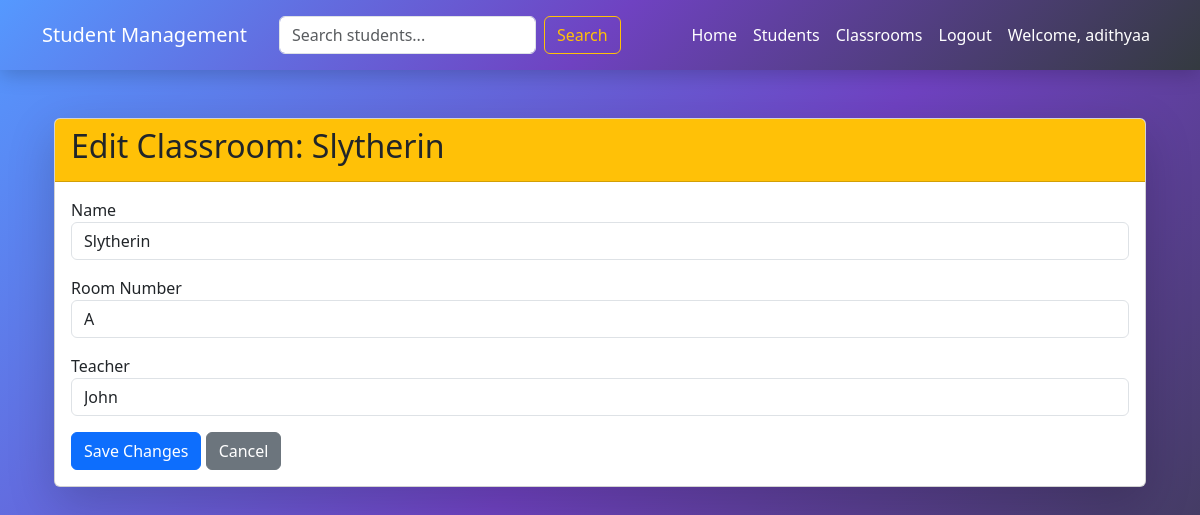
Page /base/classrooms/edit/3/ (signed in) on the committed database.
### base/models.py (models this page shows, shortened)
class Classroom(models.Model):
    name = models.CharField(max_length=100)
    teacher = models.ForeignKey(Teacher, on_delete=models.SET_NULL, null=True, blank=True, related_name='classrooms')  # Fix here
    room_number = models.CharField(max_length=50, default="Unknown")

class Teacher(models.Model):
    name = models.CharField(max_length=150)
    email = models.EmailField(unique=True)
    phone_number = models.CharField(max_length=15)
    hire_date = models.DateField(null=True, blank=True)

### base/views.py (the view, shortened to what this page needs)
# urls.py: path('classrooms/edit/<int:classroom_id>/', views.edit_classroom, name='edit_classroom'),
@login_required
def edit_classroom(request, classroom_id):
    classroom = get_object_or_404(Classroom, id=classroom_id)
    teachers = Teacher.objects.all()
    return render(request, 'base/edit_classroom.html', {'classroom': classroom, 'teachers': teachers})

### base/templates/base/edit_classroom.html (shortened to what this page needs)
{% extends 'base/base.html' %}
{% block content %}
<div class="container mt-5">
    <div class="card shadow-lg">
        <div class="card-header bg-warning text-dark">
            <h2>Edit Classroom: {{ classroom.name }}</h2>
        </div>
        <div class="card-body">
            <form method="POST">
                <div class="mb-3">
                    <label>Name</label>
                    <input type="text" name="name" class="form-control" value="{{ classroom.name }}" required>
                </div>
                <div class="mb-3">
                    <label>Room Number</label>
                    <input type="text" name="room_number" class="form-control" value="{{ classroom.room_number }}" required>
                </div>
                <div class="mb-3">
                    <label>Teacher</label>
                    <select name="teacher" class="form-control" required>
                        {% for teacher in teachers %}
                            <option value="{{ teacher.id }}" {% if teacher.id == classroom.teacher.id %}selected{% endif %}>{{ teacher.name }}</option>
                        {% endfor %}
                    </select>
                </div>
                <button type="submit" class="btn btn-primary">Save Changes</button>
                <a href="{% url 'classroom_list' %}" class="btn btn-secondary">Cancel</a>
            </form>
        </div>
    </div>
</div>
{% endblock %}

### base/templates/base/base.html (shortened to what this page needs)
<!DOCTYPE html>
<html lang="en">
<head>
    <link rel="stylesheet" href="https://cdn.jsdelivr.net/npm/bootstrap@5.3.0/dist/css/bootstrap.min.css">
</head>
<body>
    <nav class="navbar navbar-expand-lg navbar-dark">
        <div class="container">
            <a class="navbar-brand" href="{% url 'home' %}">Student Management</a>
            <form class="d-flex ms-3" method="GET" action="{% url 'student_list' %}">
                <input class="form-control me-2" type="search" name="q" placeholder="Search students..." value="{{ request.GET.q }}">
                <button class="btn btn-outline-warning" type="submit">Search</button>
            </form>
            <div class="collapse navbar-collapse" id="navbarNav">
                <ul class="navbar-nav ms-auto">
                    {% if user.is_authenticated %}
                        <li class="nav-item"><a class="nav-link" href="{% url 'home' %}">Home</a></li>
                        <li class="nav-item"><a class="nav-link" href="{% url 'student_list' %}">Students</a></li>
                        <li class="nav-item"><a class="nav-link" href="{% url 'classroom_list' %}">Classrooms</a></li>
                        <li class="nav-item"><a class="nav-link" href="{% url 'logout' %}">Logout</a></li>
                        <li class="nav-item">
                            <span class="nav-link">Welcome, {{ user.username }}</span>
                        </li>
                    {% else %}
                        <li class="nav-item"><a class="nav-link" href="{% url 'login' %}">Login</a></li>
                    {% endif %}
                </ul>
            </div>
        </div>
    </nav>
    <div class="container mt-4">
        {% block content %}
        {% endblock %}
    </div>
</body>
</html>

### base/templates/base/base.html (style rules this page uses)
html, body { height: 100%; margin: 0; padding: 0; }
body { background: linear-gradient(135deg, #5599ff 0%, #6f42c1 50%, #343a40 100%); font-family: 'Segoe UI', sans-serif; background-attachment: fixed; background-repeat: no-repeat; background-size: cover; }
.navbar { background: linear-gradient(135deg, #5599ff 0%, #6f42c1 50%, #343a40 100%); padding: 15px 30px; box-shadow: 0 4px 20px rgba(0, 0, 0, 0.2); }
.navbar-brand, .navbar-nav .nav-link { color: #fff !important; font-weight: 500; transition: color 0.3s ease; }

### rows in the picture
Classroom: name "Slytherin", room_number "A", teacher "John"

### other values in the picture
{{ user.username }} "adithyaa"
